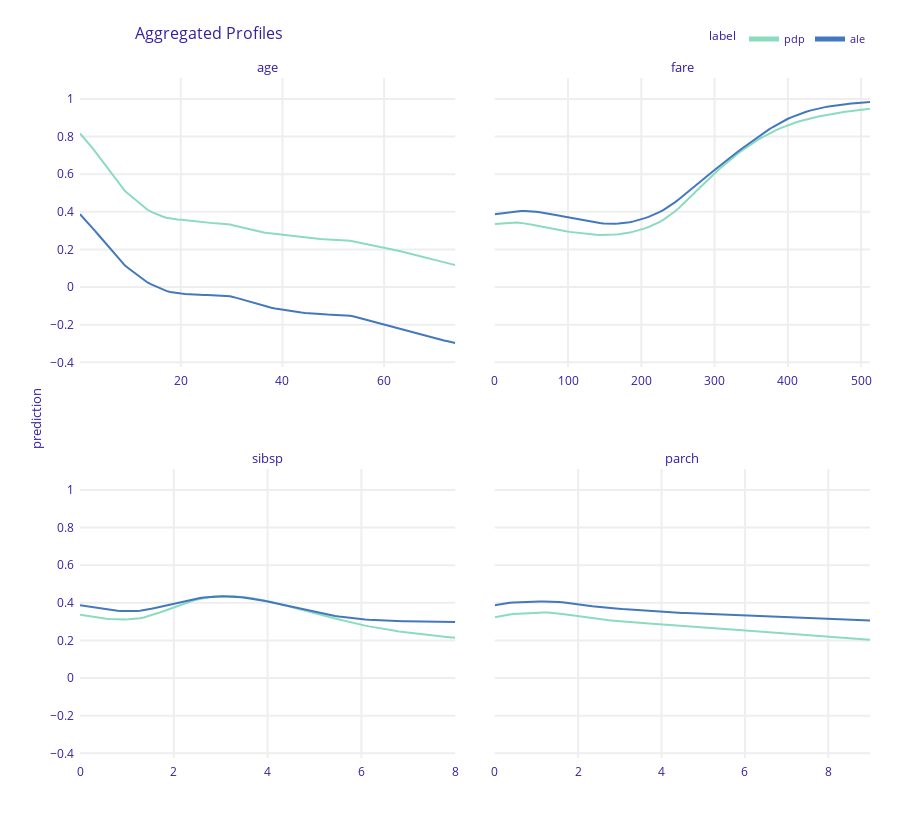

This figure's notebook cell:
### Markdown cell above
### model_profile
This function calculates explanations that explore model response as a function of selected variables.  
The explanations can be calulated as Partial Dependence Profile or Accumulated Local Dependence Profile.

### Code cell
pdp_num = exp.model_profile(type = 'partial', label="pdp")
ale_num = exp.model_profile(type = 'accumulated', label="ale")
pdp_num.plot(ale_num)

### Figure 1 — Plotly figure (JSON) as saved in the notebook; plotly's stock layout.template omitted (floating-point values rounded to 4 significant figures; data arrays with more than 128 entries replaced by an {"elided": "..."} marker saying what was removed)
{"data": [{"customdata": {"elided": "101x3 mixed values"}, "hovertemplate": "<b>%{hovertext}</b><br><br>prediction=%{y:.3f}<br>mean_prediction=%{customdata[0]:.3f}<extra></extra>", "hovertext": ["pdp", "pdp", "pdp", "pdp", "pdp", "pdp", "pdp", "pdp", "pdp", "pdp", "pdp", "pdp", "pdp", "pdp", "pdp", "pdp", "pdp", "pdp", "pdp", "pdp", "pdp", "pdp", "pdp", "pdp", "pdp", "pdp", "pdp", "pdp", "pdp", "pdp", "pdp", "pdp", "pdp", "pdp", "pdp", "pdp", "pdp", "pdp", "pdp", "pdp", "pdp", "pdp", "pdp", "pdp", "pdp", "pdp", "pdp", "pdp", "pdp", "pdp", "pdp", "pdp", "pdp", "pdp", "pdp", "pdp", "pdp", "pdp", "pdp", "pdp", "pdp", "pdp", "pdp", "pdp", "pdp", "pdp", "pdp", "pdp", "pdp", "pdp", "pdp", "pdp", "pdp", "pdp", "pdp", "pdp", "pdp", "pdp", "pdp", "pdp", "pdp", "pdp", "pdp", "pdp", "pdp", "pdp", "pdp", "pdp", "pdp", "pdp", "pdp", "pdp", "pdp", "pdp", "pdp", "pdp", "pdp", "pdp", "pdp", "pdp", "pdp"], "legendgroup": "pdp", "line": {"color": "#8bdcbe", "dash": "solid", "width": 2}, "marker": {"symbol": "circle"}, "mode": "lines", "name": "pdp", "opacity": 1, "orientation": "v", "showlegend": true, "type": "scatter", "x": [0.1667, 0.905, 1.643, 2.382, 3.12, 3.858, 4.597, 5.335, 6.073, 6.812, 7.55, 8.288, 9.027, 9.765, 10.5, 11.24, 11.98, 12.72, 13.46, 14.2, 14.93, 15.67, 16.41, 17.15, 17.89, 18.63, 19.36, 20.1, 20.84, 21.58, 22.32, 23.06, 23.79, 24.53, 25.27, 26.01, 26.75, 27.49, 28.22, 28.96, 29.7, 30.44, 31.18, 31.92, 32.65, 33.39, 34.13, 34.87, 35.61, 36.35, 37.08, 37.82, 38.56, 39.3, 40.04, 40.78, 41.51, 42.25, 42.99, 43.73, 44.47, 45.21, 45.94, 46.68, 47.42, 48.16, 48.9, 49.64, 50.37, 51.11, 51.85, 52.59, 53.33, 54.07, 54.8, 55.54, 56.28, 57.02, 57.76, 58.5, 59.23, 59.97, 60.71, 61.45, 62.19, 62.93, 63.66, 64.4, 65.14, 65.88, 66.62, 67.36, 68.09, 68.83, 69.57, 70.31, 71.05, 71.79, 72.52, 73.26, 74], "xaxis": "x3", "y": [0.8169, 0.7952, 0.7718, 0.7469, 0.7216, 0.6952, 0.6685, 0.6416, 0.6144, 0.5876, 0.561, 0.5342, 0.5107, 0.4933, 0.4765, 0.4597, 0.4432, 0.4262, 0.411, 0.3998, 0.3905, 0.3824, 0.3752, 0.3686, 0.3644, 0.3616, 0.3597, 0.3582, 0.3559, 0.3535, 0.3508, 0.3479, 0.3453, 0.3432, 0.3413, 0.3395, 0.3387, 0.3378, 0.337, 0.3356, 0.3324, 0.3279, 0.3228, 0.3176, 0.3125, 0.3073, 0.3027, 0.2982, 0.2938, 0.29, 0.2871, 0.2846, 0.2822, 0.2798, 0.2772, 0.2746, 0.272, 0.2694, 0.267, 0.2648, 0.2627, 0.2607, 0.2587, 0.257, 0.2557, 0.2546, 0.2535, 0.2528, 0.2519, 0.2511, 0.2503, 0.2489, 0.2463, 0.2425, 0.2377, 0.2329, 0.2281, 0.2238, 0.2197, 0.216, 0.2126, 0.209, 0.2056, 0.2016, 0.1976, 0.1932, 0.1882, 0.1829, 0.1776, 0.1724, 0.1667, 0.1608, 0.1551, 0.1498, 0.1448, 0.1399, 0.1353, 0.1309, 0.1264, 0.122, 0.1178], "yaxis": "y3"}, {"customdata": {"elided": "101x3 mixed values"}, "hovertemplate": "<b>%{hovertext}</b><br><br>prediction=%{y:.3f}<br>mean_prediction=%{customdata[0]:.3f}<extra></extra>", "hovertext": ["pdp", "pdp", "pdp", "pdp", "pdp", "pdp", "pdp", "pdp", "pdp", "pdp", "pdp", "pdp", "pdp", "pdp", "pdp", "pdp", "pdp", "pdp", "pdp", "pdp", "pdp", "pdp", "pdp", "pdp", "pdp", "pdp", "pdp", "pdp", "pdp", "pdp", "pdp", "pdp", "pdp", "pdp", "pdp", "pdp", "pdp", "pdp", "pdp", "pdp", "pdp", "pdp", "pdp", "pdp", "pdp", "pdp", "pdp", "pdp", "pdp", "pdp", "pdp", "pdp", "pdp", "pdp", "pdp", "pdp", "pdp", "pdp", "pdp", "pdp", "pdp", "pdp", "pdp", "pdp", "pdp", "pdp", "pdp", "pdp", "pdp", "pdp", "pdp", "pdp", "pdp", "pdp", "pdp", "pdp", "pdp", "pdp", "pdp", "pdp", "pdp", "pdp", "pdp", "pdp", "pdp", "pdp", "pdp", "pdp", "pdp", "pdp", "pdp", "pdp", "pdp", "pdp", "pdp", "pdp", "pdp", "pdp", "pdp", "pdp", "pdp"], "legendgroup": "pdp", "line": {"color": "#8bdcbe", "dash": "solid", "width": 2}, "marker": {"symbol": "circle"}, "mode": "lines", "name": "pdp", "opacity": 1, "orientation": "v", "showlegend": false, "type": "scatter", "x": [0, 5.121, 10.24, 15.36, 20.48, 25.6, 30.72, 35.84, 40.96, 46.09, 51.21, 56.33, 61.45, 66.57, 71.69, 76.81, 81.93, 87.05, 92.17, 97.29, 102.4, 107.5, 112.7, 117.8, 122.9, 128.0, 133.1, 138.3, 143.4, 148.5, 153.6, 158.7, 163.9, 169.0, 174.1, 179.2, 184.3, 189.5, 194.6, 199.7, 204.8, 209.9, 215.1, 220.2, 225.3, 230.4, 235.5, 240.7, 245.8, 250.9, 256.0, 261.2, 266.3, 271.4, 276.5, 281.6, 286.8, 291.9, 297.0, 302.1, 307.2, 312.4, 317.5, 322.6, 327.7, 332.8, 338.0, 343.1, 348.2, 353.3, 358.4, 363.6, 368.7, 373.8, 378.9, 384.0, 389.2, 394.3, 399.4, 404.5, 409.6, 414.8, 419.9, 425.0, 430.1, 435.3, 440.4, 445.5, 450.6, 455.7, 460.9, 466.0, 471.1, 476.2, 481.3, 486.5, 491.6, 496.7, 501.8, 506.9, 512.1], "xaxis": "x4", "y": [0.3351, 0.3365, 0.3379, 0.3396, 0.3414, 0.343, 0.3432, 0.3413, 0.3389, 0.3358, 0.3318, 0.3275, 0.3232, 0.3188, 0.3145, 0.3103, 0.3063, 0.3026, 0.2994, 0.2964, 0.2934, 0.2907, 0.288, 0.2855, 0.2833, 0.2813, 0.2797, 0.2781, 0.277, 0.2767, 0.2769, 0.2778, 0.2792, 0.2811, 0.2835, 0.2865, 0.2903, 0.2947, 0.2997, 0.3055, 0.312, 0.3193, 0.3274, 0.3366, 0.3469, 0.3584, 0.3716, 0.3863, 0.4021, 0.4192, 0.4372, 0.4562, 0.4758, 0.4958, 0.516, 0.5359, 0.5555, 0.5747, 0.5935, 0.6119, 0.6299, 0.6475, 0.6646, 0.6812, 0.6972, 0.7127, 0.7276, 0.7419, 0.7556, 0.7687, 0.7812, 0.7932, 0.8044, 0.815, 0.8251, 0.8345, 0.8434, 0.8517, 0.8595, 0.8668, 0.8736, 0.88, 0.8858, 0.8913, 0.8964, 0.9012, 0.9056, 0.9098, 0.9137, 0.9175, 0.921, 0.9243, 0.9275, 0.9304, 0.9333, 0.936, 0.9385, 0.941, 0.9433, 0.9455, 0.9476], "yaxis": "y4"}, {"customdata": {"elided": "101x3 mixed values"}, "hovertemplate": "<b>%{hovertext}</b><br><br>prediction=%{y:.3f}<br>mean_prediction=%{customdata[0]:.3f}<extra></extra>", "hovertext": ["pdp", "pdp", "pdp", "pdp", "pdp", "pdp", "pdp", "pdp", "pdp", "pdp", "pdp", "pdp", "pdp", "pdp", "pdp", "pdp", "pdp", "pdp", "pdp", "pdp", "pdp", "pdp", "pdp", "pdp", "pdp", "pdp", "pdp", "pdp", "pdp", "pdp", "pdp", "pdp", "pdp", "pdp", "pdp", "pdp", "pdp", "pdp", "pdp", "pdp", "pdp", "pdp", "pdp", "pdp", "pdp", "pdp", "pdp", "pdp", "pdp", "pdp", "pdp", "pdp", "pdp", "pdp", "pdp", "pdp", "pdp", "pdp", "pdp", "pdp", "pdp", "pdp", "pdp", "pdp", "pdp", "pdp", "pdp", "pdp", "pdp", "pdp", "pdp", "pdp", "pdp", "pdp", "pdp", "pdp", "pdp", "pdp", "pdp", "pdp", "pdp", "pdp", "pdp", "pdp", "pdp", "pdp", "pdp", "pdp", "pdp", "pdp", "pdp", "pdp", "pdp", "pdp", "pdp", "pdp", "pdp", "pdp", "pdp", "pdp", "pdp"], "legendgroup": "pdp", "line": {"color": "#8bdcbe", "dash": "solid", "width": 2}, "marker": {"symbol": "circle"}, "mode": "lines", "name": "pdp", "opacity": 1, "orientation": "v", "showlegend": false, "type": "scatter", "x": [0, 0.08, 0.16, 0.24, 0.32, 0.4, 0.48, 0.56, 0.64, 0.72, 0.8, 0.88, 0.96, 1.04, 1.12, 1.2, 1.28, 1.36, 1.44, 1.52, 1.6, 1.68, 1.76, 1.84, 1.92, 2, 2.08, 2.16, 2.24, 2.32, 2.4, 2.48, 2.56, 2.64, 2.72, 2.8, 2.88, 2.96, 3.04, 3.12, 3.2, 3.28, 3.36, 3.44, 3.52, 3.6, 3.68, 3.76, 3.84, 3.92, 4, 4.08, 4.16, 4.24, 4.32, 4.4, 4.48, 4.56, 4.64, 4.72, 4.8, 4.88, 4.96, 5.04, 5.12, 5.2, 5.28, 5.36, 5.44, 5.52, 5.6, 5.68, 5.76, 5.84, 5.92, 6, 6.08, 6.16, 6.24, 6.32, 6.4, 6.48, 6.56, 6.64, 6.72, 6.8, 6.88, 6.96, 7.04, 7.12, 7.2, 7.28, 7.36, 7.44, 7.52, 7.6, 7.68, 7.76, 7.84, 7.92, 8], "xaxis": "x", "y": [0.3372, 0.3337, 0.3303, 0.3271, 0.3241, 0.3212, 0.3185, 0.316, 0.3139, 0.3125, 0.3116, 0.3113, 0.3115, 0.3121, 0.3133, 0.3149, 0.3177, 0.3218, 0.3273, 0.3333, 0.3399, 0.3469, 0.3542, 0.3615, 0.3689, 0.3764, 0.3841, 0.3911, 0.3981, 0.4048, 0.4109, 0.4162, 0.4211, 0.4252, 0.4289, 0.4318, 0.4338, 0.4351, 0.4357, 0.4359, 0.4355, 0.4345, 0.4333, 0.4315, 0.4293, 0.4267, 0.4238, 0.4205, 0.417, 0.4131, 0.4089, 0.4044, 0.3997, 0.3948, 0.3899, 0.385, 0.38, 0.3751, 0.3701, 0.3652, 0.3601, 0.3548, 0.3495, 0.3442, 0.3387, 0.3333, 0.3278, 0.3224, 0.317, 0.3118, 0.3067, 0.3017, 0.2968, 0.2921, 0.2876, 0.2831, 0.2789, 0.2748, 0.2709, 0.2672, 0.2637, 0.2603, 0.2571, 0.254, 0.251, 0.2481, 0.2454, 0.2427, 0.2401, 0.2376, 0.2352, 0.2329, 0.2307, 0.2285, 0.2263, 0.2242, 0.2221, 0.22, 0.218, 0.216, 0.214], "yaxis": "y"}, {"customdata": {"elided": "101x3 mixed values"}, "hovertemplate": "<b>%{hovertext}</b><br><br>prediction=%{y:.3f}<br>mean_prediction=%{customdata[0]:.3f}<extra></extra>", "hovertext": ["pdp", "pdp", "pdp", "pdp", "pdp", "pdp", "pdp", "pdp", "pdp", "pdp", "pdp", "pdp", "pdp", "pdp", "pdp", "pdp", "pdp", "pdp", "pdp", "pdp", "pdp", "pdp", "pdp", "pdp", "pdp", "pdp", "pdp", "pdp", "pdp", "pdp", "pdp", "pdp", "pdp", "pdp", "pdp", "pdp", "pdp", "pdp", "pdp", "pdp", "pdp", "pdp", "pdp", "pdp", "pdp", "pdp", "pdp", "pdp", "pdp", "pdp", "pdp", "pdp", "pdp", "pdp", "pdp", "pdp", "pdp", "pdp", "pdp", "pdp", "pdp", "pdp", "pdp", "pdp", "pdp", "pdp", "pdp", "pdp", "pdp", "pdp", "pdp", "pdp", "pdp", "pdp", "pdp", "pdp", "pdp", "pdp", "pdp", "pdp", "pdp", "pdp", "pdp", "pdp", "pdp", "pdp", "pdp", "pdp", "pdp", "pdp", "pdp", "pdp", "pdp", "pdp", "pdp", "pdp", "pdp", "pdp", "pdp", "pdp", "pdp"], "legendgroup": "pdp", "line": {"color": "#8bdcbe", "dash": "solid", "width": 2}, "marker": {"symbol": "circle"}, "mode": "lines", "name": "pdp", "opacity": 1, "orientation": "v", "showlegend": false, "type": "scatter", "x": [0, 0.09, 0.18, 0.27, 0.36, 0.45, 0.54, 0.63, 0.72, 0.81, 0.9, 0.99, 1.08, 1.17, 1.26, 1.35, 1.44, 1.53, 1.62, 1.71, 1.8, 1.89, 1.98, 2.07, 2.16, 2.25, 2.34, 2.43, 2.52, 2.61, 2.7, 2.79, 2.88, 2.97, 3.06, 3.15, 3.24, 3.33, 3.42, 3.51, 3.6, 3.69, 3.78, 3.87, 3.96, 4.05, 4.14, 4.23, 4.32, 4.41, 4.5, 4.59, 4.68, 4.77, 4.86, 4.95, 5.04, 5.13, 5.22, 5.31, 5.4, 5.49, 5.58, 5.67, 5.76, 5.85, 5.94, 6.03, 6.12, 6.21, 6.3, 6.39, 6.48, 6.57, 6.66, 6.75, 6.84, 6.93, 7.02, 7.11, 7.2, 7.29, 7.38, 7.47, 7.56, 7.65, 7.74, 7.83, 7.92, 8.01, 8.1, 8.19, 8.28, 8.37, 8.46, 8.55, 8.64, 8.73, 8.82, 8.91, 9], "xaxis": "x2", "y": [0.3233, 0.3276, 0.3318, 0.3355, 0.3382, 0.3402, 0.3415, 0.3431, 0.3446, 0.3456, 0.3462, 0.347, 0.3477, 0.3481, 0.348, 0.3471, 0.3457, 0.3435, 0.3411, 0.3386, 0.3356, 0.3321, 0.3288, 0.3255, 0.3225, 0.3198, 0.3169, 0.3144, 0.3123, 0.3104, 0.3085, 0.3066, 0.3047, 0.3027, 0.3009, 0.2991, 0.2974, 0.2959, 0.2944, 0.2931, 0.2917, 0.2905, 0.2893, 0.2881, 0.2868, 0.2855, 0.2842, 0.2829, 0.2816, 0.2802, 0.2788, 0.2775, 0.2761, 0.2747, 0.2732, 0.2718, 0.2702, 0.2686, 0.267, 0.2654, 0.2639, 0.2623, 0.2607, 0.2591, 0.2575, 0.2559, 0.2543, 0.2527, 0.2511, 0.2495, 0.2479, 0.2462, 0.2446, 0.243, 0.2413, 0.2397, 0.238, 0.2364, 0.2348, 0.2331, 0.2315, 0.23, 0.2284, 0.2268, 0.2253, 0.2238, 0.2223, 0.2209, 0.2194, 0.218, 0.2166, 0.2153, 0.2139, 0.2126, 0.2113, 0.21, 0.2087, 0.2074, 0.2062, 0.2049, 0.2037], "yaxis": "y2"}, {"customdata": {"elided": "101x3 mixed values"}, "hovertemplate": "<b>%{hovertext}</b><br><br>prediction=%{y:.3f}<br>mean_prediction=%{customdata[0]:.3f}<extra></extra>", "hovertext": ["ale", "ale", "ale", "ale", "ale", "ale", "ale", "ale", "ale", "ale", "ale", "ale", "ale", "ale", "ale", "ale", "ale", "ale", "ale", "ale", "ale", "ale", "ale", "ale", "ale", "ale", "ale", "ale", "ale", "ale", "ale", "ale", "ale", "ale", "ale", "ale", "ale", "ale", "ale", "ale", "ale", "ale", "ale", "ale", "ale", "ale", "ale", "ale", "ale", "ale", "ale", "ale", "ale", "ale", "ale", "ale", "ale", "ale", "ale", "ale", "ale", "ale", "ale", "ale", "ale", "ale", "ale", "ale", "ale", "ale", "ale", "ale", "ale", "ale", "ale", "ale", "ale", "ale", "ale", "ale", "ale", "ale", "ale", "ale", "ale", "ale", "ale", "ale", "ale", "ale", "ale", "ale", "ale", "ale", "ale", "ale", "ale", "ale", "ale", "ale", "ale"], "legendgroup": "ale", "line": {"color": "#4378bf", "dash": "solid", "width": 2}, "marker": {"symbol": "circle"}, "mode": "lines", "name": "ale", "opacity": 1, "orientation": "v", "showlegend": true, "type": "scatter", "x": [0.1667, 0.905, 1.643, 2.382, 3.12, 3.858, 4.597, 5.335, 6.073, 6.812, 7.55, 8.288, 9.027, 9.765, 10.5, 11.24, 11.98, 12.72, 13.46, 14.2, 14.93, 15.67, 16.41, 17.15, 17.89, 18.63, 19.36, 20.1, 20.84, 21.58, 22.32, 23.06, 23.79, 24.53, 25.27, 26.01, 26.75, 27.49, 28.22, 28.96, 29.7, 30.44, 31.18, 31.92, 32.65, 33.39, 34.13, 34.87, 35.61, 36.35, 37.08, 37.82, 38.56, 39.3, 40.04, 40.78, 41.51, 42.25, 42.99, 43.73, 44.47, 45.21, 45.94, 46.68, 47.42, 48.16, 48.9, 49.64, 50.37, 51.11, 51.85, 52.59, 53.33, 54.07, 54.8, 55.54, 56.28, 57.02, 57.76, 58.5, 59.23, 59.97, 60.71, 61.45, 62.19, 62.93, 63.66, 64.4, 65.14, 65.88, 66.62, 67.36, 68.09, 68.83, 69.57, 70.31, 71.05, 71.79, 72.52, 73.26, 74], "xaxis": "x3", "y": [0.3871, 0.3665, 0.3447, 0.3218, 0.2988, 0.2754, 0.2518, 0.2281, 0.204, 0.1808, 0.1577, 0.1347, 0.1141, 0.09869, 0.08372, 0.06862, 0.05379, 0.03857, 0.02463, 0.014, 0.004884, -0.003731, -0.01207, -0.02004, -0.02565, -0.02967, -0.03225, -0.03402, -0.03608, -0.03785, -0.03944, -0.04074, -0.0416, -0.04209, -0.0425, -0.04307, -0.04329, -0.04368, -0.04401, -0.04515, -0.04861, -0.05355, -0.05937, -0.06547, -0.07177, -0.07826, -0.08443, -0.09054, -0.09635, -0.1017, -0.1061, -0.1101, -0.1138, -0.1175, -0.1211, -0.1244, -0.1277, -0.1306, -0.1331, -0.1354, -0.1374, -0.1394, -0.1414, -0.1431, -0.1443, -0.1452, -0.1462, -0.1467, -0.1473, -0.1479, -0.1486, -0.15, -0.1526, -0.1566, -0.162, -0.1676, -0.1734, -0.1789, -0.1843, -0.1893, -0.1941, -0.1991, -0.2038, -0.2088, -0.2137, -0.2189, -0.2244, -0.2299, -0.2355, -0.241, -0.2469, -0.2529, -0.2587, -0.2641, -0.2693, -0.2743, -0.2791, -0.2836, -0.2882, -0.2925, -0.2968], "yaxis": "y3"}, {"customdata": {"elided": "101x3 mixed values"}, "hovertemplate": "<b>%{hovertext}</b><br><br>prediction=%{y:.3f}<br>mean_prediction=%{customdata[0]:.3f}<extra></extra>", "hovertext": ["ale", "ale", "ale", "ale", "ale", "ale", "ale", "ale", "ale", "ale", "ale", "ale", "ale", "ale", "ale", "ale", "ale", "ale", "ale", "ale", "ale", "ale", "ale", "ale", "ale", "ale", "ale", "ale", "ale", "ale", "ale", "ale", "ale", "ale", "ale", "ale", "ale", "ale", "ale", "ale", "ale", "ale", "ale", "ale", "ale", "ale", "ale", "ale", "ale", "ale", "ale", "ale", "ale", "ale", "ale", "ale", "ale", "ale", "ale", "ale", "ale", "ale", "ale", "ale", "ale", "ale", "ale", "ale", "ale", "ale", "ale", "ale", "ale", "ale", "ale", "ale", "ale", "ale", "ale", "ale", "ale", "ale", "ale", "ale", "ale", "ale", "ale", "ale", "ale", "ale", "ale", "ale", "ale", "ale", "ale", "ale", "ale", "ale", "ale", "ale", "ale"], "legendgroup": "ale", "line": {"color": "#4378bf", "dash": "solid", "width": 2}, "marker": {"symbol": "circle"}, "mode": "lines", "name": "ale", "opacity": 1, "orientation": "v", "showlegend": false, "type": "scatter", "x": [0, 5.121, 10.24, 15.36, 20.48, 25.6, 30.72, 35.84, 40.96, 46.09, 51.21, 56.33, 61.45, 66.57, 71.69, 76.81, 81.93, 87.05, 92.17, 97.29, 102.4, 107.5, 112.7, 117.8, 122.9, 128.0, 133.1, 138.3, 143.4, 148.5, 153.6, 158.7, 163.9, 169.0, 174.1, 179.2, 184.3, 189.5, 194.6, 199.7, 204.8, 209.9, 215.1, 220.2, 225.3, 230.4, 235.5, 240.7, 245.8, 250.9, 256.0, 261.2, 266.3, 271.4, 276.5, 281.6, 286.8, 291.9, 297.0, 302.1, 307.2, 312.4, 317.5, 322.6, 327.7, 332.8, 338.0, 343.1, 348.2, 353.3, 358.4, 363.6, 368.7, 373.8, 378.9, 384.0, 389.2, 394.3, 399.4, 404.5, 409.6, 414.8, 419.9, 425.0, 430.1, 435.3, 440.4, 445.5, 450.6, 455.7, 460.9, 466.0, 471.1, 476.2, 481.3, 486.5, 491.6, 496.7, 501.8, 506.9, 512.1], "xaxis": "x4", "y": [0.3871, 0.3894, 0.3916, 0.3946, 0.3981, 0.4019, 0.4042, 0.4046, 0.4046, 0.4044, 0.4031, 0.4007, 0.3981, 0.3953, 0.3922, 0.3887, 0.385, 0.381, 0.377, 0.373, 0.3688, 0.3649, 0.3609, 0.3569, 0.3531, 0.3495, 0.3462, 0.3428, 0.3402, 0.3383, 0.3371, 0.3366, 0.3366, 0.3375, 0.3391, 0.3417, 0.3452, 0.3493, 0.3541, 0.3598, 0.3663, 0.3735, 0.3814, 0.3901, 0.3999, 0.4107, 0.4227, 0.4361, 0.4503, 0.4654, 0.4813, 0.4975, 0.5139, 0.5303, 0.5471, 0.5639, 0.5804, 0.5967, 0.613, 0.6293, 0.6456, 0.6616, 0.6773, 0.6927, 0.708, 0.7232, 0.7382, 0.753, 0.7676, 0.7821, 0.7965, 0.8104, 0.8239, 0.8369, 0.8496, 0.8616, 0.873, 0.8837, 0.8934, 0.9023, 0.9106, 0.9182, 0.9253, 0.9318, 0.9378, 0.9433, 0.9482, 0.9526, 0.9566, 0.9602, 0.9635, 0.9664, 0.9691, 0.9715, 0.9737, 0.9757, 0.9774, 0.9791, 0.9807, 0.9821, 0.9834], "yaxis": "y4"}, {"customdata": {"elided": "101x3 mixed values"}, "hovertemplate": "<b>%{hovertext}</b><br><br>prediction=%{y:.3f}<br>mean_prediction=%{customdata[0]:.3f}<extra></extra>", "hovertext": ["ale", "ale", "ale", "ale", "ale", "ale", "ale", "ale", "ale", "ale", "ale", "ale", "ale", "ale", "ale", "ale", "ale", "ale", "ale", "ale", "ale", "ale", "ale", "ale", "ale", "ale", "ale", "ale", "ale", "ale", "ale", "ale", "ale", "ale", "ale", "ale", "ale", "ale", "ale", "ale", "ale", "ale", "ale", "ale", "ale", "ale", "ale", "ale", "ale", "ale", "ale", "ale", "ale", "ale", "ale", "ale", "ale", "ale", "ale", "ale", "ale", "ale", "ale", "ale", "ale", "ale", "ale", "ale", "ale", "ale", "ale", "ale", "ale", "ale", "ale", "ale", "ale", "ale", "ale", "ale", "ale", "ale", "ale", "ale", "ale", "ale", "ale", "ale", "ale", "ale", "ale", "ale", "ale", "ale", "ale", "ale", "ale", "ale", "ale", "ale", "ale"], "legendgroup": "ale", "line": {"color": "#4378bf", "dash": "solid", "width": 2}, "marker": {"symbol": "circle"}, "mode": "lines", "name": "ale", "opacity": 1, "orientation": "v", "showlegend": false, "type": "scatter", "x": [0, 0.08, 0.16, 0.24, 0.32, 0.4, 0.48, 0.56, 0.64, 0.72, 0.8, 0.88, 0.96, 1.04, 1.12, 1.2, 1.28, 1.36, 1.44, 1.52, 1.6, 1.68, 1.76, 1.84, 1.92, 2, 2.08, 2.16, 2.24, 2.32, 2.4, 2.48, 2.56, 2.64, 2.72, 2.8, 2.88, 2.96, 3.04, 3.12, 3.2, 3.28, 3.36, 3.44, 3.52, 3.6, 3.68, 3.76, 3.84, 3.92, 4, 4.08, 4.16, 4.24, 4.32, 4.4, 4.48, 4.56, 4.64, 4.72, 4.8, 4.88, 4.96, 5.04, 5.12, 5.2, 5.28, 5.36, 5.44, 5.52, 5.6, 5.68, 5.76, 5.84, 5.92, 6, 6.08, 6.16, 6.24, 6.32, 6.4, 6.48, 6.56, 6.64, 6.72, 6.8, 6.88, 6.96, 7.04, 7.12, 7.2, 7.28, 7.36, 7.44, 7.52, 7.6, 7.68, 7.76, 7.84, 7.92, 8], "xaxis": "x", "y": [0.3871, 0.3841, 0.3809, 0.3778, 0.3746, 0.3713, 0.3681, 0.3651, 0.3626, 0.3604, 0.3584, 0.357, 0.3563, 0.3559, 0.3559, 0.3565, 0.3579, 0.3604, 0.3639, 0.3682, 0.3726, 0.3772, 0.3818, 0.3865, 0.3913, 0.3965, 0.4017, 0.4065, 0.4112, 0.4156, 0.4194, 0.4227, 0.4258, 0.4286, 0.4308, 0.4325, 0.4336, 0.4342, 0.4344, 0.4342, 0.4334, 0.4325, 0.4312, 0.4294, 0.427, 0.4244, 0.4215, 0.4182, 0.4147, 0.411, 0.4072, 0.4028, 0.3984, 0.3939, 0.3894, 0.3848, 0.3803, 0.3758, 0.3712, 0.3665, 0.3616, 0.3569, 0.3525, 0.3482, 0.3441, 0.3401, 0.3365, 0.3331, 0.3299, 0.3271, 0.3244, 0.3219, 0.3195, 0.3174, 0.3154, 0.3135, 0.3119, 0.3104, 0.309, 0.3078, 0.3068, 0.3058, 0.3049, 0.3042, 0.3034, 0.3028, 0.3022, 0.3016, 0.3011, 0.3007, 0.3003, 0.2999, 0.2995, 0.2992, 0.299, 0.2987, 0.2985, 0.2984, 0.2982, 0.2981, 0.298], "yaxis": "y"}, {"customdata": {"elided": "101x3 mixed values"}, "hovertemplate": "<b>%{hovertext}</b><br><br>prediction=%{y:.3f}<br>mean_prediction=%{customdata[0]:.3f}<extra></extra>", "hovertext": ["ale", "ale", "ale", "ale", "ale", "ale", "ale", "ale", "ale", "ale", "ale", "ale", "ale", "ale", "ale", "ale", "ale", "ale", "ale", "ale", "ale", "ale", "ale", "ale", "ale", "ale", "ale", "ale", "ale", "ale", "ale", "ale", "ale", "ale", "ale", "ale", "ale", "ale", "ale", "ale", "ale", "ale", "ale", "ale", "ale", "ale", "ale", "ale", "ale", "ale", "ale", "ale", "ale", "ale", "ale", "ale", "ale", "ale", "ale", "ale", "ale", "ale", "ale", "ale", "ale", "ale", "ale", "ale", "ale", "ale", "ale", "ale", "ale", "ale", "ale", "ale", "ale", "ale", "ale", "ale", "ale", "ale", "ale", "ale", "ale", "ale", "ale", "ale", "ale", "ale", "ale", "ale", "ale", "ale", "ale", "ale", "ale", "ale", "ale", "ale", "ale"], "legendgroup": "ale", "line": {"color": "#4378bf", "dash": "solid", "width": 2}, "marker": {"symbol": "circle"}, "mode": "lines", "name": "ale", "opacity": 1, "orientation": "v", "showlegend": false, "type": "scatter", "x": [0, 0.09, 0.18, 0.27, 0.36, 0.45, 0.54, 0.63, 0.72, 0.81, 0.9, 0.99, 1.08, 1.17, 1.26, 1.35, 1.44, 1.53, 1.62, 1.71, 1.8, 1.89, 1.98, 2.07, 2.16, 2.25, 2.34, 2.43, 2.52, 2.61, 2.7, 2.79, 2.88, 2.97, 3.06, 3.15, 3.24, 3.33, 3.42, 3.51, 3.6, 3.69, 3.78, 3.87, 3.96, 4.05, 4.14, 4.23, 4.32, 4.41, 4.5, 4.59, 4.68, 4.77, 4.86, 4.95, 5.04, 5.13, 5.22, 5.31, 5.4, 5.49, 5.58, 5.67, 5.76, 5.85, 5.94, 6.03, 6.12, 6.21, 6.3, 6.39, 6.48, 6.57, 6.66, 6.75, 6.84, 6.93, 7.02, 7.11, 7.2, 7.29, 7.38, 7.47, 7.56, 7.65, 7.74, 7.83, 7.92, 8.01, 8.1, 8.19, 8.28, 8.37, 8.46, 8.55, 8.64, 8.73, 8.82, 8.91, 9], "xaxis": "x2", "y": [0.3871, 0.3911, 0.3948, 0.3979, 0.4, 0.4019, 0.4032, 0.4042, 0.4051, 0.4054, 0.4058, 0.4066, 0.4073, 0.4077, 0.4078, 0.4072, 0.4061, 0.4044, 0.4027, 0.4006, 0.3983, 0.3955, 0.3927, 0.3899, 0.3872, 0.3847, 0.3819, 0.3795, 0.3777, 0.3759, 0.3742, 0.3724, 0.3707, 0.369, 0.3672, 0.3656, 0.3642, 0.3626, 0.3612, 0.3597, 0.3582, 0.3568, 0.3554, 0.3541, 0.3529, 0.3516, 0.3505, 0.3493, 0.3482, 0.3473, 0.3464, 0.3455, 0.3447, 0.344, 0.3432, 0.3425, 0.3419, 0.3413, 0.3406, 0.34, 0.3393, 0.3387, 0.338, 0.3373, 0.3365, 0.3357, 0.3349, 0.3342, 0.3335, 0.3328, 0.332, 0.3313, 0.3305, 0.3297, 0.3289, 0.3281, 0.3273, 0.3265, 0.3256, 0.3248, 0.3239, 0.3231, 0.3223, 0.3215, 0.3207, 0.3199, 0.319, 0.3182, 0.3173, 0.3164, 0.3155, 0.3146, 0.3138, 0.3129, 0.312, 0.3111, 0.3102, 0.3093, 0.3084, 0.3076, 0.3067], "yaxis": "y2"}], "layout": {"annotations": [{"font": {"size": 13}, "showarrow": false, "text": "sibsp", "x": 0.2375, "xanchor": "center", "xref": "paper", "y": 0.425, "yanchor": "bottom", "yref": "paper"}, {"font": {"size": 13}, "showarrow": false, "text": "parch", "x": 0.7625, "xanchor": "center", "xref": "paper", "y": 0.425, "yanchor": "bottom", "yref": "paper"}, {"font": {"size": 13}, "showarrow": false, "text": "age", "x": 0.2375, "xanchor": "center", "xref": "paper", "y": 1, "yanchor": "bottom", "yref": "paper"}, {"font": {"size": 13}, "showarrow": false, "text": "fare", "x": 0.7625, "xanchor": "center", "xref": "paper", "y": 1, "yanchor": "bottom", "yref": "paper"}, {"font": {"size": 13}, "showarrow": false, "text": "prediction", "textangle": -90, "x": -0.07, "xref": "paper", "y": 0.5, "yref": "paper"}], "font": {"color": "#371ea3"}, "height": 829, "hovermode": "x unified", "legend": {"font": {"size": 11}, "itemsizing": "constant", "orientation": "h", "title": {"font": {"size": 12}, "text": "label"}, "tracegroupgap": 0, "x": 1, "xanchor": "right", "y": 1.036, "yanchor": "bottom"}, "margin": {"b": 71, "r": 30, "t": 78}, "title": {"font": {"size": 16}, "text": "Aggregated Profiles", "x": 0.15}, "xaxis": {"anchor": "y", "automargin": true, "domain": [0, 0.475], "fixedrange": true, "gridwidth": 2, "showticklabels": true, "tickcolor": "white", "ticklen": 3, "ticks": "outside", "title": {"text": ""}, "type": "linear", "zeroline": false}, "xaxis2": {"anchor": "y2", "automargin": true, "domain": [0.525, 1], "fixedrange": true, "gridwidth": 2, "showticklabels": true, "tickcolor": "white", "ticklen": 3, "ticks": "outside", "title": {"text": ""}, "type": "linear", "zeroline": false}, "xaxis3": {"anchor": "y3", "automargin": true, "domain": [0, 0.475], "fixedrange": true, "gridwidth": 2, "showticklabels": true, "tickcolor": "white", "ticklen": 3, "ticks": "outside", "title": {"text": ""}, "type": "linear", "zeroline": false}, "xaxis4": {"anchor": "y4", "automargin": true, "domain": [0.525, 1], "fixedrange": true, "gridwidth": 2, "showticklabels": true, "tickcolor": "white", "ticklen": 3, "ticks": "outside", "title": {"text": ""}, "type": "linear", "zeroline": false}, "yaxis": {"anchor": "x", "automargin": true, "domain": [0, 0.425], "fixedrange": true, "gridwidth": 2, "range": [-0.4248, 1.111], "tickcolor": "white", "ticklen": 3, "ticks": "outside", "title": {"text": ""}, "type": "linear", "zeroline": false}, "yaxis2": {"anchor": "x2", "automargin": true, "domain": [0, 0.425], "fixedrange": true, "gridwidth": 2, "matches": "y", "showticklabels": false, "tickcolor": "white", "ticklen": 3, "ticks": "outside", "title": {"text": ""}, "type": "linear", "zeroline": false}, "yaxis3": {"anchor": "x3", "automargin": true, "domain": [0.575, 1], "fixedrange": true, "gridwidth": 2, "matches": "y", "range": [-0.4248, 1.111], "tickcolor": "white", "ticklen": 3, "ticks": "outside", "title": {"text": ""}, "type": "linear", "zeroline": false}, "yaxis4": {"anchor": "x4", "automargin": true, "domain": [0.575, 1], "fixedrange": true, "gridwidth": 2, "matches": "y", "showticklabels": false, "tickcolor": "white", "ticklen": 3, "ticks": "outside", "title": {"text": ""}, "type": "linear", "zeroline": false}}}
